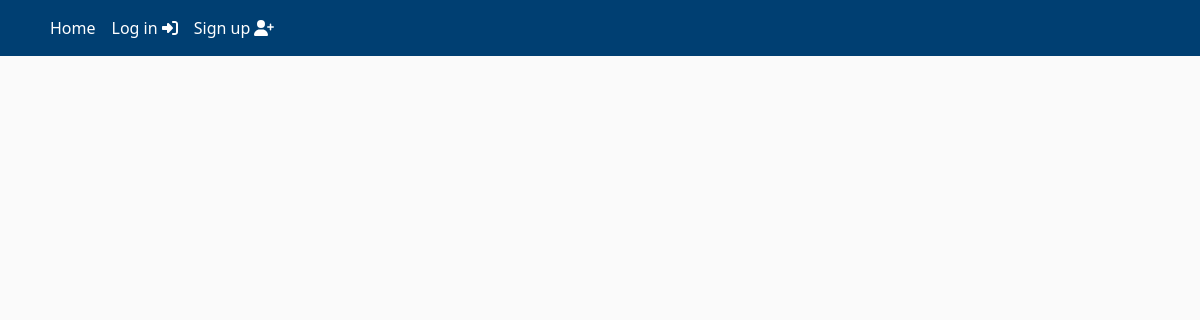
The page /created_quiz/ on the database as committed earlier.
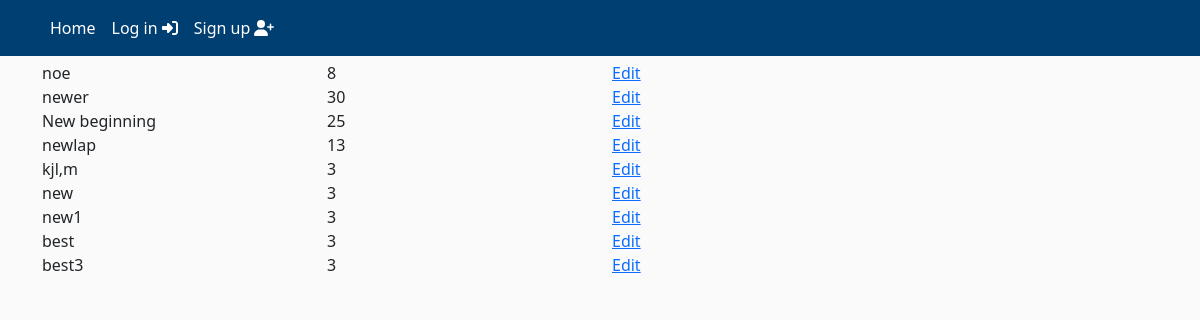
The same page on the database as committed later.
### quiz/models.py (models this page shows, shortened)
class Quiz(models.Model):
    title = models.CharField(max_length=255)
    description = models.TextField()
    time_limit = models.PositiveIntegerField(help_text="Time limit in minutes")
    subject = models.ForeignKey(Subject, related_name='quizzes', on_delete=models.SET_NULL, null=True)

### quiz/views.py (the view)
# urls.py: path('created_quiz/', views.created_quiz, name='created_quiz'),
def created_quiz(request):
    quizzes = Quiz.objects.all()
    return render(request, 'quiz/created_quiz.html', {'quizzes': quizzes})

### quiz/templates/quiz/created_quiz.html
{% extends 'quiz/header.html' %}
{% block content %}
    {% for quiz in quizzes %}
        <div class="class row">
            <div class="class col-4 col-md-3">
                {{ quiz.title }}
            </div>
            <div class="class col-4 col-md-3">
                {{ quiz.time_limit }}
            </div>
            <div class="class col-3 align-self-end">
                <a href="{% url 'add_question' quiz.id %}" class="">Edit</a>
            </div>
        </div>
    {% endfor %}
{% endblock %}

### quiz/templates/quiz/header.html (shortened to what this page needs)
{% load static %}
<!DOCTYPE html>
<html>
<head>
    <link href="https://cdn.jsdelivr.net/npm/bootstrap@5.3.2/dist/css/bootstrap.min.css" rel="stylesheet"
>
    <link href="{% static 'fontawesomefree/css/all.min.css' %}" rel="stylesheet" type="text/css">
    <link rel="stylesheet" type="text/css" href="{% static 'quiz/main/main.css' %}">
</head>
<body hx-headers='{"X-CSRFToken": "{{ csrf_token }}"}'>
    {% include 'quiz/includes/navbar.html' %}
    <main role="main" class="container-xl">
        <div class="row">
            <div class="col-lg-12 col-md-12-p-0 col-sm-12">
                {% block content %}
                {% endblock %}
            </div>
        </div>
    </main>
</body>
</html>

### quiz/templates/quiz/includes/navbar.html (shortened to what this page needs)
<header class="site-header" style="margin-bottom: 5px">
    <nav class="navbar navbar-expand-md navbar-color">
        <div class="container">
            <div class="navbar-nav">
                <a class="nav-item nav-link" href="/">Home</a>
            </div>
            <div class="collapse navbar-collapse" id="navbarToggle">
                <div class="navbar-nav">
                    {% if user.is_authenticated %}
                        <a class="nav-item nav-link" href="{% url 'profile' user.username %}">
                            {{user.username}} <i class="fas fa-user"></i>
                        </a>
                        <a class="nav-item nav-link" href="{% url 'logout' %}">
                            Log out <i class="fas fa-sign-out-alt"></i>
                        </a>
                    {% else %}
                        <a class="nav-item nav-link" href="{% url 'login' %}">
                            Log in <i class="fas fa-sign-in-alt"></i>
                        </a>
                        <a class="nav-item nav-link" href="{% url 'register' %}">
                            Sign up <i class="fas fa-user-plus"></i>
                        </a>
                    {% endif %}
                </div>
            </div>
        </div>
    </nav>
</header>

### quiz/static/quiz/main/main.css (style rules this page uses)
:root { --footercolor: #003F72; --navbarcolor: #003F72; --btncolor: #003F72; --socialcolor: #003F72; --brightText: #ffffff; }
.navbar-color { background-color: var(--navbarcolor); }
body { background: #fafafa; }
.site-header .navbar-nav .nav-link { color: var(--brightText); }

Rows that differ between the two databases and show on the page:
added Quiz: title "noe", time_limit "8"
added Quiz: title "newer", time_limit "30"
added Quiz: title "New beginning", time_limit "25"
added Quiz: title "newlap", time_limit "13"
added Quiz: title "kjl,m", time_limit "3"
added Quiz: title "new", time_limit "3"
added Quiz: title "new1", time_limit "3"
added Quiz: title "best", time_limit "3"
added Quiz: title "best3", time_limit "3"
